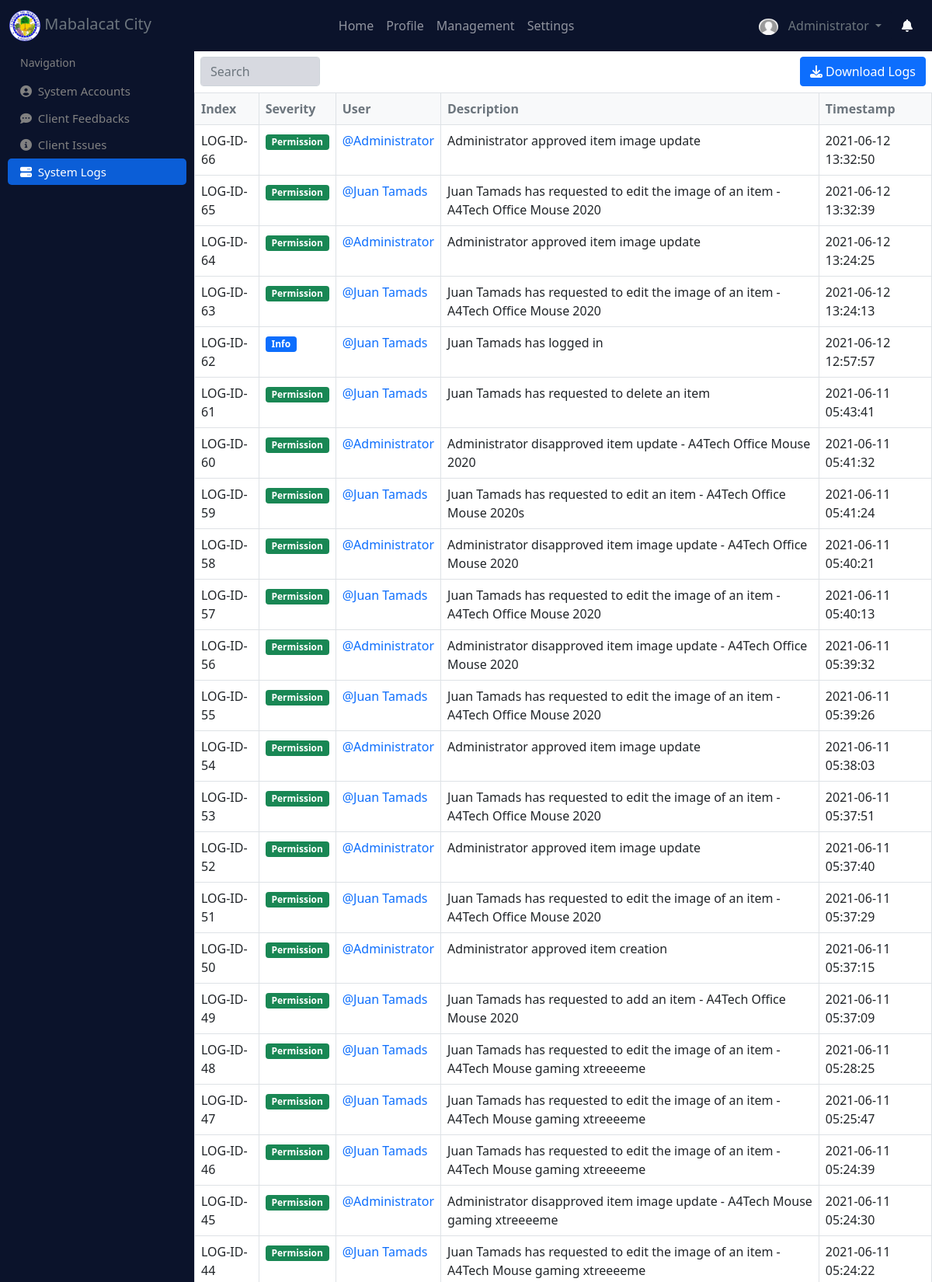
The app's page /system_logs (signed in, upper part) with its own data.
### website/models.py (models this page shows)
class User(db.Model, UserMixin):
    id = db.Column(db.Integer, primary_key=True)
    image = db.Column(db.String(255), default="default.png")
    name = db.Column(db.String(150), unique=True)
    username = db.Column(db.String(150), unique=True)
    password = db.Column(db.String(150))
    email = db.Column(db.String(150), unique=True)
    number = db.Column(db.Integer, unique=True)
    role = db.Column(db.String(150), default="User")
    activated = db.Column(db.Integer, default=0)
    created_at = db.Column(db.DateTime(timezone=True), default=func.now())
    updated_at = db.Column(db.DateTime(timezone=True), default=func.now())
    items = db.relationship('Item')
    feedbacks = db.relationship('Feedback', backref='user')
    issues = db.relationship('Issue', backref='user')
    logs = db.relationship('Log', backref='user')

class Log(db.Model):
    id = db.Column(db.Integer, primary_key=True)
    severity = db.Column(db.String(150))
    description = db.Column(db.Text)
    date = db.Column(db.Date(), default=func.now())
    timestamp = db.Column(db.DateTime(timezone=True), default=func.now())
    user_id = db.Column(db.Integer, db.ForeignKey("user.id"))

### website/management.py (the view)
@management.route('/system_logs')
@login_required
def system_logs():
    logs = Log.query.join(User).filter(Log.user_id==User.id).order_by(desc(Log.timestamp)).all()
    log_date = Log.query.all()
    return render_template("system_logs.html", logs=logs, log_date=log_date)

### website/templates/system_logs.html (shortened to what this page needs)
{% extends "base.html" %}
{% block main_content %}
<div class="sidenav">
    <br><br>
    <span style="padding: 6px 8px 6px 16px; color: #818181; font-size: 14px;">Navigation</span>
    <a href="/accounts" class="mt-2"><i class="fa fa-user-circle" aria-hidden="true"></i>&nbsp;&nbsp;System Accounts</a>
    <a href="/client_feedbacks"><i class="fa fa-commenting" aria-hidden="true"></i>&nbsp;&nbsp;Client Feedbacks</a>
    <a href="/client_issues"><i class="fa fa-info-circle" aria-hidden="true"></i>&nbsp;&nbsp;Client Issues</a>
    <a href="/system_logs" class="active"><i class="fa fa-server" aria-hidden="true"></i>&nbsp;&nbsp;System Logs</a>
</div>
<div class="main" style="margin-top: 65px;">
    <div class="row p-2">
        <div class="col-sm-8">
            <input type="text" placeholder="Search" class="form-control w-25" style="background-color: #d7d9e0;" id="myInput">
        </div>
        <div class="col-sm-4">
            <button class="btn btn-primary float-end"  data-bs-toggle="modal" data-bs-target="#staticBackdrop">
                <i class="fa fa-download" aria-hidden="true"></i>&nbsp;Download Logs
            </button>
        </div>
    </div>
    <table class="table table-bordered">
        <thead class="bg-light text-muted">
            <tr>
                <th>Index</th>
                <th>Severity</th>
                <th>User</th>
                <th>Description</th>
                <th>Timestamp</th>
            </tr>
        </thead>
        <tbody id="itemsTable">
          {% for l in logs %}
          <tr>
            <td>LOG-ID-{{ l.id }}</td>
            <td>
                {% if l.severity == 'Info' %}
                    <span class="badge bg-primary">{{l.severity}}</span>
                {% else %}
                    <span class="badge bg-success">{{l.severity}}</span>
                {% endif %}
            </td>
            <td><a href="/view_account/{{l.user_id}}" style="text-decoration: none;">@{{ l.user.name }}</a></td>
            <td>{{ l.description }}</td>
            <td>{{ l.timestamp }}</td>
          </tr>
          {% endfor %}
        </tbody>
    </table>
</div>
{% endblock %}

### website/templates/base.html (shortened to what this page needs)
<!DOCTYPE html>
<html lang="en">
<head>
    <link href="{{ url_for('static', filename='css/bootstrap.min.css') }}" rel="stylesheet">
    <link href="{{ url_for('static', filename='custom.css') }}" rel="stylesheet">
    <link rel="stylesheet" href="//cdn.datatables.net/1.10.24/css/jquery.dataTables.min.css">
    <link href="{{ url_for('static', filename='css/bootstrap-lightbox.min.css') }}" rel="stylesheet">
</head>
<body>
    <nav class="navbar fixed-top navbar-expand-lg navbar-dark theme_bg">
        <div class="container-fluid">
          <div class="collapse navbar-collapse" id="navbarTogglerDemo01">
            <a class="navbar-brand text-muted" href="/">
                <img src="{{ url_for('static', filename='logo.png') }}" height="40px">
                Mabalacat City
            </a>
            <ul class="navbar-nav mx-auto mb-2 mb-lg-0">
                <li class="nav-item">
                  <a class="nav-link" href="/" {% if request.url_rule.endpoint == "inventory.inventory_home" %}id="nav_active"{% endif %}>Home</a>
                </li>
              <li class="nav-item">
                <a class="nav-link" href="/profile" {% if request.url_rule.endpoint == "auth.profile" %}id="nav_active"{% endif %}>Profile</a>
              </li>
              {% if current_user.role == "Admin" %}
                <li class="nav-item">
                  <a class="nav-link" href="/accounts" {% if request.url_rule.endpoint == 'management.accounts' or request.url_rule.endpoint == 'management.client_feedbacks' %}id="nav_active"{% endif %}>Management</a>
                </li>
              {% endif %}
              <li class="nav-item">
                <a class="nav-link" href="/settings" {% if request.url_rule.endpoint == "auth.settings" %}id="nav_active"{% endif %}>Settings</a>
              </li>
            </ul>
            <div class="d-flex">
                <div class="dropdown">
                    <button class="btn theme_bg text-muted dropdown-toggle" type="button" id="dropdownMenuButton1" data-bs-toggle="dropdown" aria-expanded="false">
                      {% if current_user.image %}
                        <img src="{{ url_for('static', filename='item_images/'+current_user.image) }}" style="border-radius: 50%; width: 25px;">
                      {% else %}
                          <img src="{{ url_for('static', filename='item_images/default.png') }}" style="border-radius: 50%; width: 25px;">
                      {% endif %}
                      {{ current_user.name }}
                    </button>
                </div>
                <a class="btn text-light" href="/item_notification">
                  <i class="fa fa-bell" aria-hidden="true"></i>
                </a>
            </div>
          </div>
        </div>
      </nav>
    {% block main_content %}
    {% endblock %}
</body>
</html>

### website/static/custom.css (style rules this page uses)
.theme_bg { background-color: #0b132b; }

### website/templates/base.html (style rules this page uses)
.theme_bg { background-color: #0b132b; }

### website/templates/system_logs.html (style rules this page uses)
.sidenav { height: 100%; width: 250px; position: fixed; z-index: 1; top: 0; left: 0; background-color: #0b132b; overflow-x: hidden; padding-top: 20px; padding-left: 10px; padding-right: 10px; }
.sidenav a { padding: 6px 8px 6px 16px; text-decoration: none; font-size: 15px; color: #818181; display: block; }
.main { margin-left: 250px; }
.sidenav .active { background-color: #0b5ed7; color: white; border-radius: 5px; }

### records on screen
User: image (placeholder picture), name "Administrator"
Log: id "66", severity "Permission", user.name "Administrator", description "Administrator approved item image update", timestamp "2021-06-12 13:32:50"
Log: id "65", severity "Permission", user.name "Juan Tamads", description "Juan Tamads has requested to edit the image of an item - A4Tech Office Mouse 2020", timestamp "2021-06-12 13:32:39"
Log: id "64", severity "Permission", user.name "Administrator", description "Administrator approved item image update", timestamp "2021-06-12 13:24:25"
Log: id "63", severity "Permission", user.name "Juan Tamads", description "Juan Tamads has requested to edit the image of an item - A4Tech Office Mouse 2020", timestamp "2021-06-12 13:24:13"
Log: id "62", severity "Info", user.name "Juan Tamads", description "Juan Tamads has logged in", timestamp "2021-06-12 12:57:57"
Log: id "61", severity "Permission", user.name "Juan Tamads", description "Juan Tamads has requested to delete an item", timestamp "2021-06-11 05:43:41"
Log: id "60", severity "Permission", user.name "Administrator", description "Administrator disapproved item update - A4Tech Office Mouse 2020", timestamp "2021-06-11 05:41:32"
Log: id "59", severity "Permission", user.name "Juan Tamads", description "Juan Tamads has requested to edit an item - A4Tech Office Mouse 2020s", timestamp "2021-06-11 05:41:24"
Log: id "58", severity "Permission", user.name "Administrator", description "Administrator disapproved item image update - A4Tech Office Mouse 2020", timestamp "2021-06-11 05:40:21"
Log: id "57", severity "Permission", user.name "Juan Tamads", description "Juan Tamads has requested to edit the image of an item - A4Tech Office Mouse 2020", timestamp "2021-06-11 05:40:13"
Log: id "56", severity "Permission", user.name "Administrator", description "Administrator disapproved item image update - A4Tech Office Mouse 2020", timestamp "2021-06-11 05:39:32"
Log: id "55", severity "Permission", user.name "Juan Tamads", description "Juan Tamads has requested to edit the image of an item - A4Tech Office Mouse 2020", timestamp "2021-06-11 05:39:26"
Log: id "54", severity "Permission", user.name "Administrator", description "Administrator approved item image update", timestamp "2021-06-11 05:38:03"
Log: id "53", severity "Permission", user.name "Juan Tamads", description "Juan Tamads has requested to edit the image of an item - A4Tech Office Mouse 2020", timestamp "2021-06-11 05:37:51"
Log: id "52", severity "Permission", user.name "Administrator", description "Administrator approved item image update", timestamp "2021-06-11 05:37:40"
Log: id "51", severity "Permission", user.name "Juan Tamads", description "Juan Tamads has requested to edit the image of an item - A4Tech Office Mouse 2020", timestamp "2021-06-11 05:37:29"
Log: id "50", severity "Permission", user.name "Administrator", description "Administrator approved item creation", timestamp "2021-06-11 05:37:15"
Log: id "49", severity "Permission", user.name "Juan Tamads", description "Juan Tamads has requested to add an item - A4Tech Office Mouse 2020", timestamp "2021-06-11 05:37:09"
Log: id "48", severity "Permission", user.name "Juan Tamads", description "Juan Tamads has requested to edit the image of an item - A4Tech Mouse gaming xtreeeeme", timestamp "2021-06-11 05:28:25"
Log: id "47", severity "Permission", user.name "Juan Tamads", description "Juan Tamads has requested to edit the image of an item - A4Tech Mouse gaming xtreeeeme", timestamp "2021-06-11 05:25:47"
Log: id "46", severity "Permission", user.name "Juan Tamads", description "Juan Tamads has requested to edit the image of an item - A4Tech Mouse gaming xtreeeeme", timestamp "2021-06-11 05:24:39"
Log: id "45", severity "Permission", user.name "Administrator", description "Administrator disapproved item image update - A4Tech Mouse gaming xtreeeeme", timestamp "2021-06-11 05:24:30"
Log: id "44", severity "Permission", user.name "Juan Tamads", description "Juan Tamads has requested to edit the image of an item - A4Tech Mouse gaming xtreeeeme", timestamp "2021-06-11 05:24:22"
